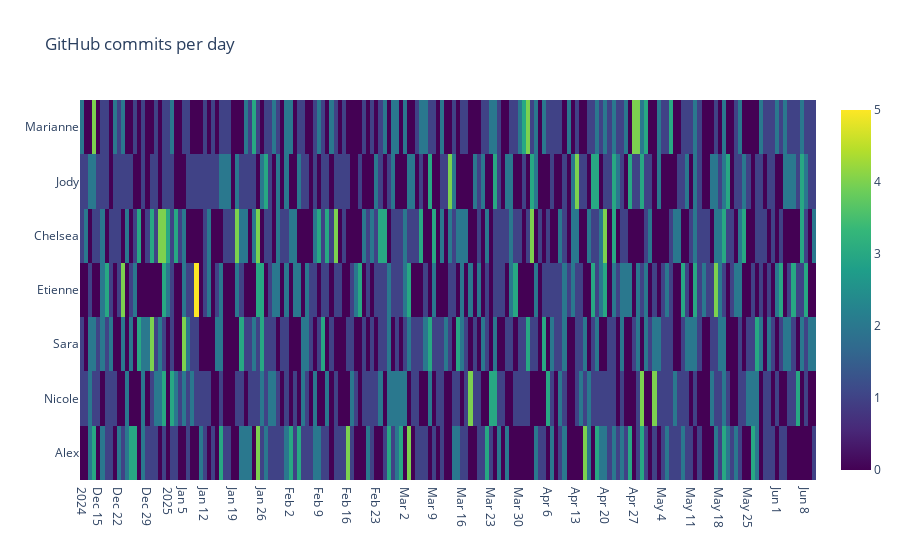

The code cell stored with this chart in its notebook:
### Code cell
# Mapa de calor
import plotly.graph_objects as go
import datetime
import numpy as np
np.random.seed(1)

programmers = ['Alex','Nicole','Sara','Etienne','Chelsea','Jody','Marianne']

base = datetime.datetime.today()
dates = base - np.arange(180) * datetime.timedelta(days=1)
z = np.random.poisson(size=(len(programmers), len(dates)))

fig = go.Figure(data=go.Heatmap(
        z=z,
        x=dates,
        y=programmers,
        colorscale='Viridis'))

fig.update_layout(
    title=dict(text='GitHub commits per day'),
    xaxis_nticks=36)

fig.show()

### Figure 1 — Plotly figure (JSON) as saved in the notebook; plotly's stock layout.template omitted (floating-point values rounded to 4 significant figures; data arrays with more than 128 entries replaced by an {"elided": "..."} marker saying what was removed)
{"data": [{"colorscale": [[0, "#440154"], [0.1111, "#482878"], [0.2222, "#3e4989"], [0.3333, "#31688e"], [0.4444, "#26828e"], [0.5556, "#1f9e89"], [0.6667, "#35b779"], [0.7778, "#6ece58"], [0.8889, "#b5de2b"], [1, "#fde725"]], "x": {"elided": "180 str values"}, "y": ["Alex", "Nicole", "Sara", "Etienne", "Chelsea", "Jody", "Marianne"], "z": {"elided": "7x180 int values"}, "type": "heatmap"}], "layout": {"title": {"text": "GitHub commits per day"}, "xaxis": {"nticks": 36}}}
